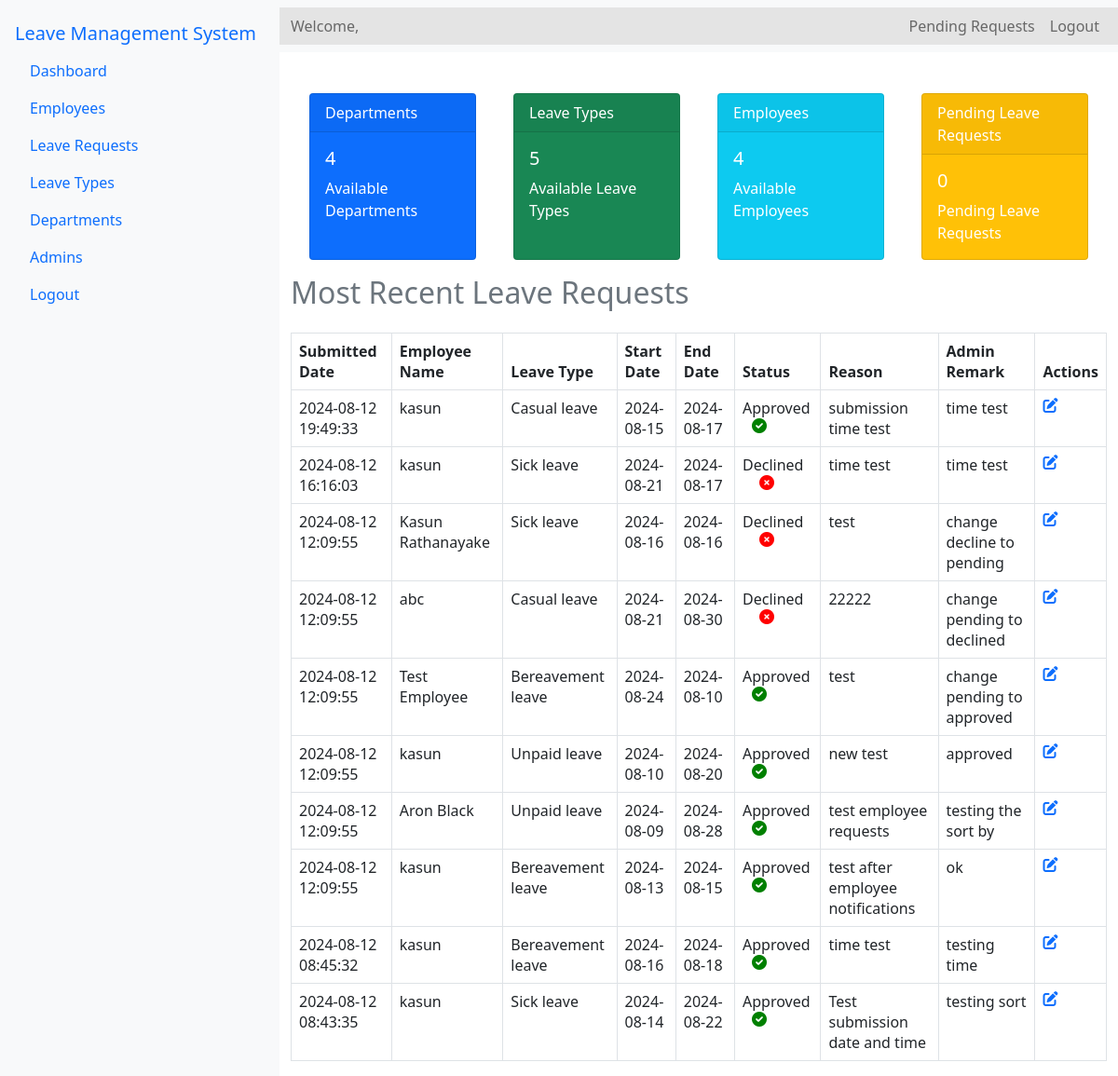
The app's page /Source/admin/a-dashboard.php (signed in), older data.
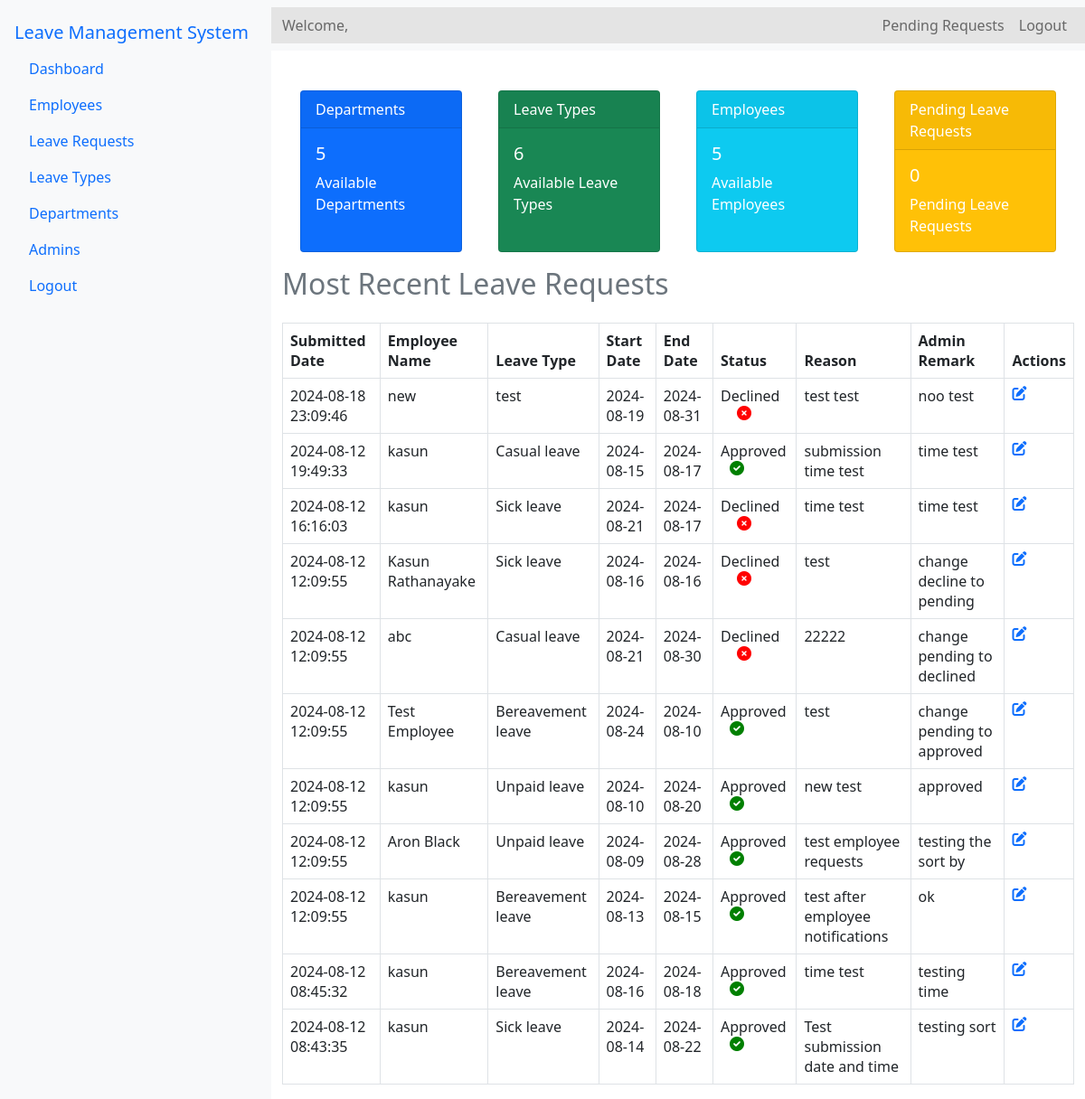
The same page, newer data.
### tables this page shows
CREATE TABLE `leave_list` (
  `E_id` int(11) NOT NULL,
  `leave_id` int(11) NOT NULL,
  `E_name` varchar(100) NOT NULL,
  `Leave_type` varchar(100) NOT NULL,
  `Start` varchar(100) NOT NULL,
  `End` varchar(100) NOT NULL,
  `Status` varchar(100) NOT NULL,
  `Comment` varchar(1000) NOT NULL,
  `A_id` int(11) NOT NULL,
  `a_remark` varchar(1000) NOT NULL,
  `seen` int(11) NOT NULL,
  `submission_date` datetime DEFAULT current_timestamp()
);

### Source/admin/a-dashboard.php (the view, shortened to what the changed rows need)
<?php
include '../config.php';
$departments_count = $conn->query("SELECT COUNT(*) as count FROM departments")->fetch_assoc()['count'];
$leave_types_count = $conn->query("SELECT COUNT(*) as count FROM leave_types")->fetch_assoc()['count'];
$employees_count = $conn->query("SELECT COUNT(*) as count FROM employees")->fetch_assoc()['count'];
$recent_leave_requests_query = "SELECT * FROM leave_list  ORDER BY  submission_date DESC";
$recent_leave_requests_result = $conn->query($recent_leave_requests_query);
?>
<!DOCTYPE html>
<html lang="en">
<head>
    <link rel="stylesheet" href="../bootstrap-5.0.2-dist/css/bootstrap.min.css">
    <link rel="stylesheet" href="../css/admin-dashboard.css">
    <link rel="stylesheet" href="https://cdnjs.cloudflare.com/ajax/libs/font-awesome/6.0.0-beta3/css/all.min.css">
    <link rel="stylesheet" href="../css/main.css">
</head>
<body>
<div class="d-flex">
    <div class="flex-grow-1">
        <div class="container mt-4">
            <div class="d-flex justify-content-around">
                <div class="card text-white bg-primary mb-3" style="max-width: 18rem;">
                    <div class="card-body">
                        <h5 class="card-title"><?php echo htmlspecialchars($departments_count); ?></h5>
                        <p class="card-text">Available Departments</p>
                    </div>
                </div>
                <div class="card text-white bg-success mb-3" style="max-width: 18rem;">
                    <div class="card-body">
                        <h5 class="card-title"><?php echo htmlspecialchars($leave_types_count); ?></h5>
                        <p class="card-text">Available Leave Types</p>
                    </div>
                </div>
                <div class="card text-white bg-info mb-3" style="max-width: 18rem;">
                    <div class="card-body">
                        <h5 class="card-title"><?php echo htmlspecialchars($employees_count); ?></h5>
                        <p class="card-text">Available Employees</p>
                    </div>
                </div>
            </div>
            <h2 class="text-secondary">Most Recent Leave Requests</h2>
            <table class="table table-bordered mt-4">
                <thead>
                    <tr>
                        <th>Submitted Date</th>
                        <th>Employee Name</th>
                        <th>Leave Type</th>
                        <th>Start Date</th>
                        <th>End Date</th>
                        <th>Status</th>
                        <th>Reason</th>
                        <th>Admin Remark</th>
                        <th>Actions</th>
                    </tr>
                </thead>
                <tbody>
                    <?php while ($row = $recent_leave_requests_result->fetch_assoc()): ?>
                    <tr>
                        <td><?php echo htmlspecialchars($row['submission_date']); ?></td>
                        <td><?php echo htmlspecialchars($row['E_name']); ?></td>
                        <td><?php echo htmlspecialchars($row['Leave_type']); ?></td>
                        <td><?php echo htmlspecialchars($row['Start']); ?></td>
                        <td><?php echo htmlspecialchars($row['End']); ?></td>
                        <td>
                            <?php
                                echo htmlspecialchars($row['Status']);
                                if ($row['Status'] == 'Pending') {
                                    echo '<i style="color: orange; margin-left: 24px;" class="fas fa-hourglass-start status-icon status-pending"></i>';
                                } elseif ($row['Status'] == 'Approved') {
                                    echo '<i style="color: green; margin-left: 10px;" class="fas fa-check-circle status-icon status-approved"></i>';
                                } elseif ($row['Status'] == 'Declined') {
                                    echo '<i style="color: red; margin-left: 18px;" class="fas fa-times-circle status-icon status-declined"></i>';
                                }
                            ?>
                        </td>
                        <td><?php echo htmlspecialchars($row['Comment']); ?></td>
                        <td><?php echo htmlspecialchars($row['a_remark']); ?></td>
                        <td>
                            <a href="leave-action.php?leave_id=<?php echo htmlspecialchars($row['leave_id']); ?>" ><i class="fas fa-edit"></i></a>
                        </td>
                    </tr>
                    <?php endwhile; ?>
                </tbody>
            </table>
        </div>
    </div>
</div>
</body>
</html>

Row changes from the older to the newer data that the page shows:
added leave_list: submission_date "2024-08-18 23:09:46", E_name "new", Leave_type "test", Start "2024-08-19", End "2024-08-31", Status "Declined", Comment "test test", a_remark "noo test"
Text that changed along with them:
$departments_count: "4" → "5"
$leave_types_count: "5" → "6"
$employees_count: "4" → "5"
